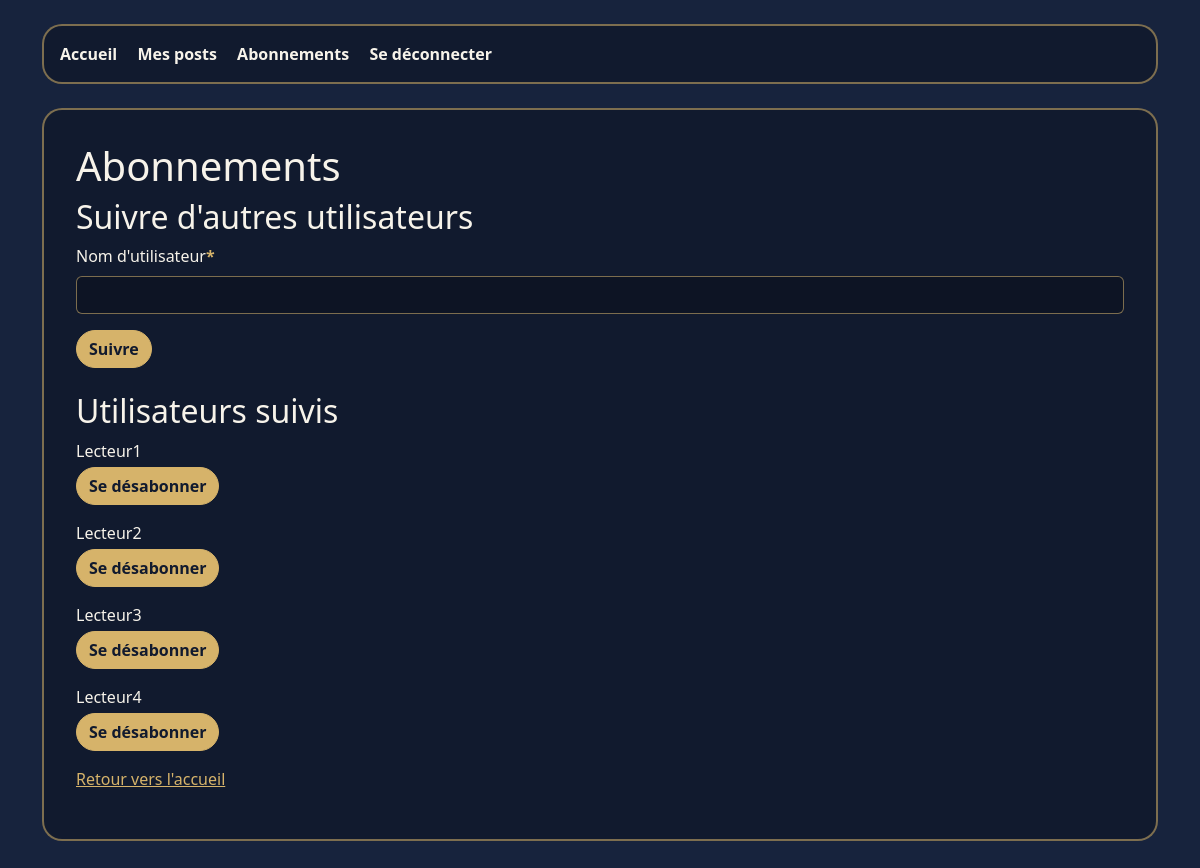
The page /abonnements/ (signed in) on the database its author committed.
### litreview/models.py (models this page shows, shortened)
class User(AbstractUser):
    def utilisateurs_suivis(self):
        return User.objects.filter(followed_by__user=self).order_by("username")
    def contexte_abonnements(self, formulaire_abonnement):
        return {
            "utilisateurs_suivis": self.utilisateurs_suivis(),
            "formulaire_abonnement": formulaire_abonnement,
        }

### litreview/views.py (the view)
# urls.py: path("abonnements/", views.abonnements, name="abonnements"),
@login_required
def abonnements(request):
    formulaire_abonnement = AbonnementForm(request.POST or None)
    abonnement_ajoute = UserFollows.traiter_formulaire_abonnement(
        utilisateur=request.user,
        formulaire_abonnement=formulaire_abonnement,
    )
    if abonnement_ajoute:
        return redirect("abonnements")
    return render(
        request,
        "pages/abonnements.html",
        request.user.contexte_abonnements(formulaire_abonnement),
    )

### litreview/forms.py
class AbonnementForm(forms.Form):
    username = forms.CharField(
        label="Nom d'utilisateur",
        max_length=150,
    )

### litreview/models.py (called while the page is built, shortened)
    @classmethod
    def traiter_formulaire_abonnement(
        classe_abonnement,
        utilisateur,
        formulaire_abonnement,
    ):
        if not formulaire_abonnement.is_bound:
            return False

### litreview/templates/pages/abonnements.html (shortened to what this page needs)
{% extends "pages/base.html" %}
{% load crispy_forms_tags %}
{% block content %}
    <h1>Abonnements</h1>
    <h2>Suivre d'autres utilisateurs</h2>
    <form method="post" class="mb-4">
        {{ formulaire_abonnement|crispy }}
        <button type="submit" class="btn btn-primary">Suivre</button>
    </form>
    <h2>Utilisateurs suivis</h2>
    {% for utilisateur_suivi in utilisateurs_suivis %}
        <div class="mb-3">
            <p class="mb-1">{{ utilisateur_suivi.username }}</p>
            <p>
                <a
                    href="{% url 'confirmer_desabonnement' utilisateur_suivi.id %}"
                    class="btn btn-primary"
                >
                    Se désabonner
                </a>
            </p>
        </div>
    {% empty %}
        <p>Vous ne suivez personne pour le moment.</p>
    {% endfor %}
    <p>
        <a href="{% url 'accueil' %}">Retour vers l'accueil</a>
    </p>
{% endblock content %}

### litreview/static/style.css (style rules this page uses)
:root { --fond-principal: #17233d; --fond-contenu: #111a2e; --fond-carte: #1f2d49; --texte-clair: #f7f3ea; --texte-secondaire: #c9c2b8; --couleur-bouton: #d6b36a; --couleur-bouton-survol: #e8c87d; --bordure: rgba(214, 179, 106, 0.55); }
body { background-color: var(--fond-principal); color: var(--texte-clair); }
h1, h2, h3, p, label, li { color: var(--texte-clair); }
a { color: var(--couleur-bouton); }
.btn-primary { background-color: var(--couleur-bouton); border-color: var(--couleur-bouton); color: #111a2e; font-weight: 600; border-radius: 999px; }
input, textarea, select, .form-control, .form-select { background-color: #0d1424 !important; color: var(--texte-clair) !important; border: 1px solid var(--bordure) !important; }
.asteriskField, .text-danger { color: var(--couleur-bouton) !important; font-weight: bold; }

### rows shown on the page
User: username "Lecteur1"
User: username "Lecteur2"
User: username "Lecteur3"
User: username "Lecteur4"
